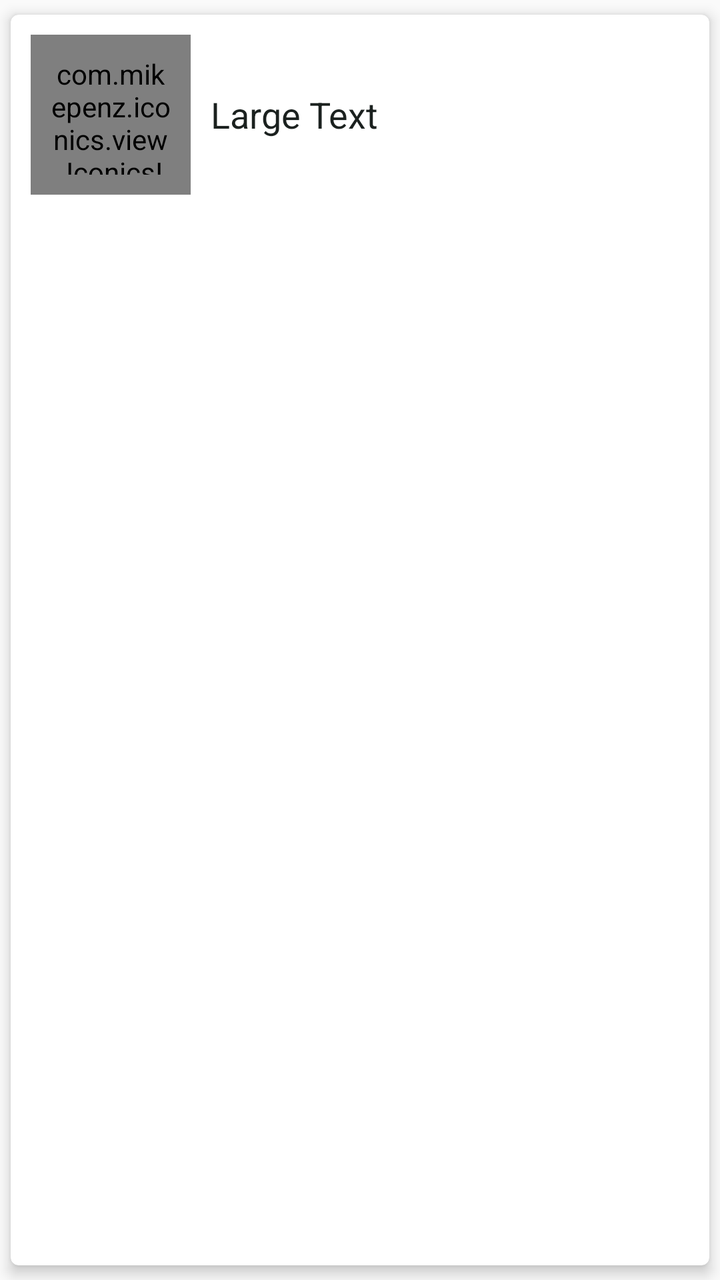
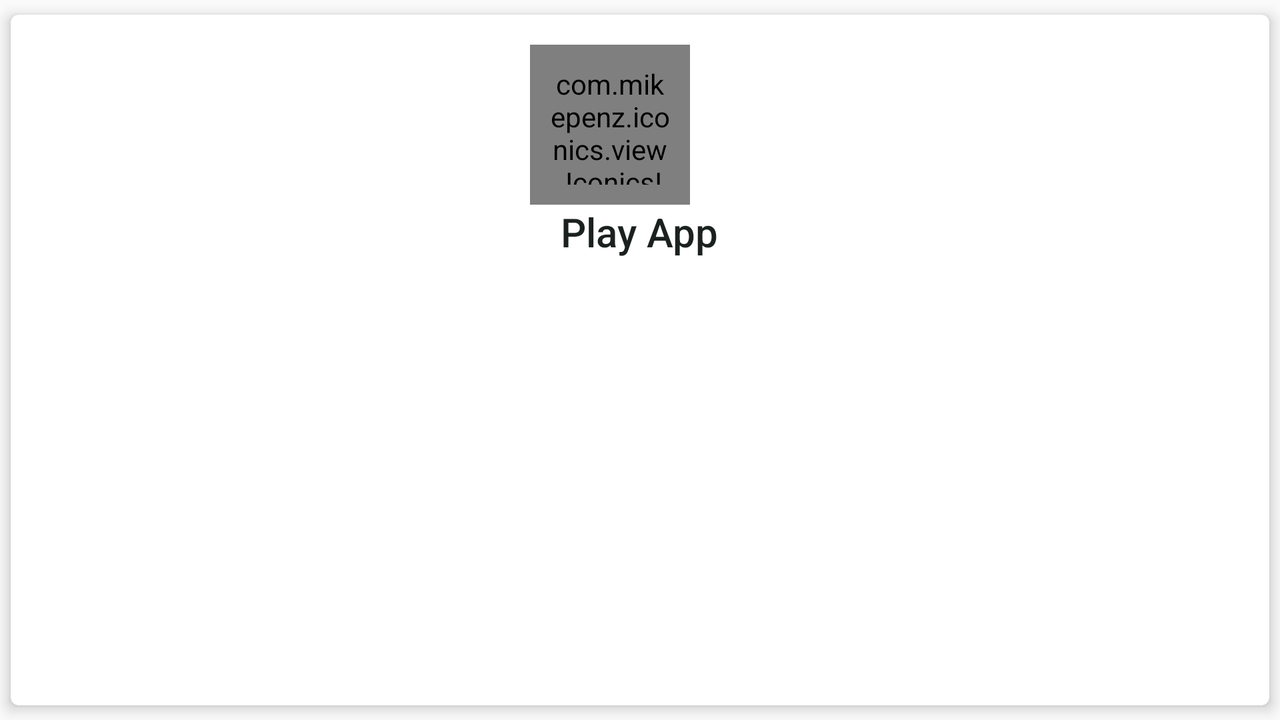

Two renders of one Android screen. The first uses the default layout on a phone; the second uses the alternative layout the repository ships for a different screen configuration, on a matching device. The two XML files are below.
<!-- AndroidManifest.xml: application theme AppTheme -->
<!-- res/layout/holder_category.xml -->
<android.support.v7.widget.CardView xmlns:android="http://schemas.android.com/apk/res/android"
    xmlns:app="http://schemas.android.com/apk/res-auto"
    android:id="@+id/card_category"
    android:layout_width="match_parent"
    android:layout_height="wrap_content"
    android:layout_marginBottom="0dp"
    android:layout_marginLeft="@dimen/margin_card_horizontal_category"
    android:layout_marginRight="@dimen/margin_card_horizontal_category"
    android:layout_marginTop="@dimen/margin_card_vertical_category"
    app:cardCornerRadius="4dp"
    app:cardElevation="4dp"
    app:cardUseCompatPadding="true">

    <LinearLayout
        android:layout_width="match_parent"
        android:layout_height="wrap_content"
        android:gravity="center_vertical"
        android:padding="@dimen/padding_card">

        <RelativeLayout
            android:layout_width="wrap_content"
            android:layout_height="wrap_content"
            android:layout_marginRight="@dimen/padding_card">

            <View
                android:id="@+id/icon_back"
                android:layout_width="@dimen/icon_category_size"
                android:layout_height="@dimen/icon_category_size"

                android:transitionName="@string/transition_icon" />

            <com.mikepenz.iconics.view.IconicsImageView
                android:id="@+id/icon_category"
                android:layout_width="@dimen/icon_category_size"
                android:layout_height="@dimen/icon_category_size"
                android:padding="@dimen/icon_category_padding"
                app:iiv_color="@color/colorPrimary"
                app:iiv_icon="cmd_menu" />

        </RelativeLayout>

        <TextView
            android:id="@+id/name_category"
            style="@style/TextStyleMedium"
            android:layout_width="match_parent"
            android:layout_height="wrap_content"
            android:text="Large Text"
            android:transitionName="@string/transition_name" />
    </LinearLayout>

</android.support.v7.widget.CardView>
<!-- resources referenced by this layout -->
<resources>
  <color name="colorPrimary">#2196F3</color>
  <dimen name="icon_category_padding">10dp</dimen>
  <dimen name="icon_category_size">80dp</dimen>
  <dimen name="margin_card_horizontal_category">10dp</dimen>
  <dimen name="margin_card_vertical_category">5dp</dimen>
  <dimen name="padding_card">10dp</dimen>
  <string name="transition_icon">transition:ICON</string>
  <string name="transition_name">transition:NAME</string>
  <style name="TextStyleMedium" parent="TextAppearance.AppCompat.Medium">
          <item name="android:textColor">@color/textColorPrimary</item>
      </style>
  <!-- from res/values-v21/ -->
  <style name="AppTheme" parent="Theme.AppCompat.Light.DarkActionBar">
          <item name="colorPrimary">@color/colorPrimary</item>
          <item name="colorPrimaryDark">@color/colorPrimaryDark</item>
          <item name="colorAccent">@color/colorAccent</item>
  
          <item name="windowActionBar">false</item>
          <item name="windowNoTitle">true</item>
          <item name="android:windowContentTransitions">true</item>
          <item name="android:windowAllowEnterTransitionOverlap">true</item>
      </style>
  <color name="textColorPrimary">#1b211f</color>
  <color name="colorPrimaryDark">#1976D2</color>
  <color name="colorAccent">#CDDC39</color>
</resources>
<!-- res/layout-w600dp/holder_category.xml (the author's variant of the layout above) -->
<!-- drawn on the phone turned sideways -->
<android.support.v7.widget.CardView xmlns:android="http://schemas.android.com/apk/res/android"
    xmlns:app="http://schemas.android.com/apk/res-auto"
    android:id="@+id/card_category"
    android:layout_width="match_parent"
    android:layout_height="wrap_content"
    android:layout_marginBottom="0dp"
    android:layout_marginLeft="@dimen/margin_card_horizontal_category"
    android:layout_marginRight="@dimen/margin_card_horizontal_category"
    android:layout_marginTop="@dimen/margin_card_vertical_category"
    app:cardCornerRadius="4dp"
    app:cardElevation="4dp"
    app:cardUseCompatPadding="true">

    <LinearLayout
        android:layout_width="match_parent"
        android:layout_height="wrap_content"
        android:gravity="center"
        android:padding="@dimen/padding_card"
        android:orientation="vertical">

        <RelativeLayout
            android:layout_width="wrap_content"
            android:layout_height="wrap_content"
            android:layout_marginRight="@dimen/padding_card">

            <View
                android:id="@+id/icon_back"
                android:layout_width="@dimen/icon_category_size"
                android:layout_height="@dimen/icon_category_size"
                android:transitionName="@string/transition_icon" />

            <com.mikepenz.iconics.view.IconicsImageView
                android:id="@+id/icon_category"
                android:layout_width="@dimen/icon_category_size"
                android:layout_height="@dimen/icon_category_size"
                android:padding="@dimen/icon_category_padding"
                app:iiv_color="@color/colorPrimary"
                app:iiv_icon="cmd_menu" />

        </RelativeLayout>

        <TextView
            android:id="@+id/name_category"
            style="@style/TextStyleTitle"
            android:layout_width="wrap_content"
            android:layout_height="wrap_content"
            android:text="@string/app_name"
            android:transitionName="@string/transition_name" />
    </LinearLayout>

</android.support.v7.widget.CardView>
<!-- resources referenced by the variant -->
<!-- as the phone turned sideways resolves them -->
<resources>
  <color name="colorPrimary">#2196F3</color>
  <!-- from res/values-w600dp/ -->
  <dimen name="icon_category_padding">10dp</dimen>
  <!-- from res/values-w600dp/ -->
  <dimen name="icon_category_size">80dp</dimen>
  <!-- from res/values-w600dp/ -->
  <dimen name="margin_card_horizontal_category">20dp</dimen>
  <!-- from res/values-w600dp/ -->
  <dimen name="margin_card_vertical_category">10dp</dimen>
  <!-- from res/values-w600dp/ -->
  <dimen name="padding_card">15dp</dimen>
  <string name="app_name">Play App</string>
  <string name="transition_icon">transition:ICON</string>
  <string name="transition_name">transition:NAME</string>
  <style name="TextStyleTitle" parent="Base.TextAppearance.AppCompat.Title">
          <item name="android:textColor">@color/textColorPrimary</item>
      </style>
  <!-- from res/values-v21/ -->
  <style name="AppTheme" parent="Theme.AppCompat.Light.DarkActionBar">
          <item name="colorPrimary">@color/colorPrimary</item>
          <item name="colorPrimaryDark">@color/colorPrimaryDark</item>
          <item name="colorAccent">@color/colorAccent</item>
  
          <item name="windowActionBar">false</item>
          <item name="windowNoTitle">true</item>
          <item name="android:windowContentTransitions">true</item>
          <item name="android:windowAllowEnterTransitionOverlap">true</item>
      </style>
  <color name="textColorPrimary">#1b211f</color>
  <color name="colorPrimaryDark">#1976D2</color>
  <color name="colorAccent">#CDDC39</color>
</resources>
